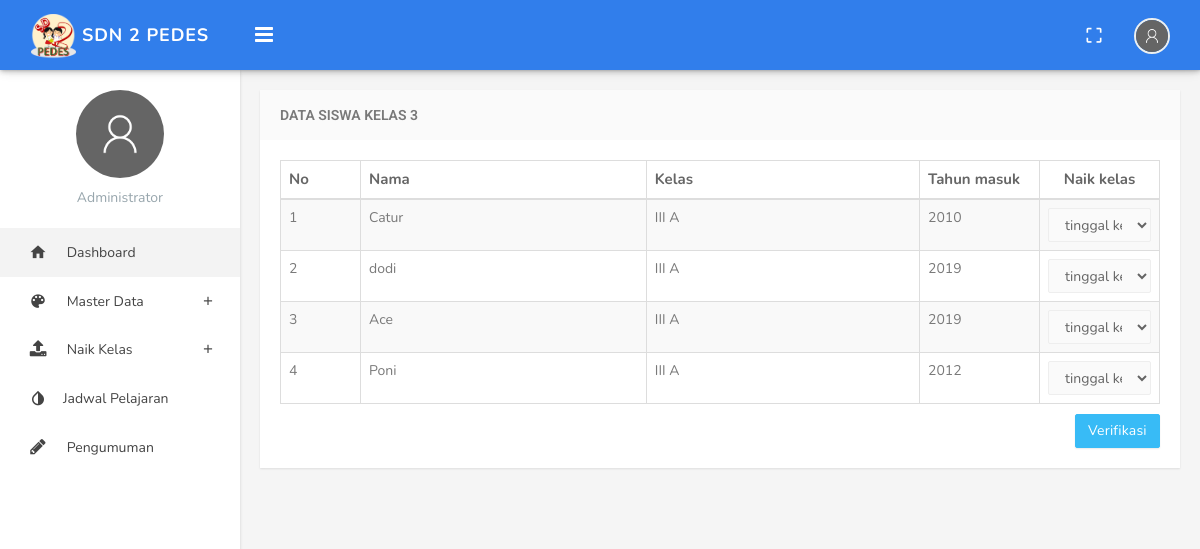
The page /index.php/admin/naikkelas/kelas3 on the database as committed earlier.
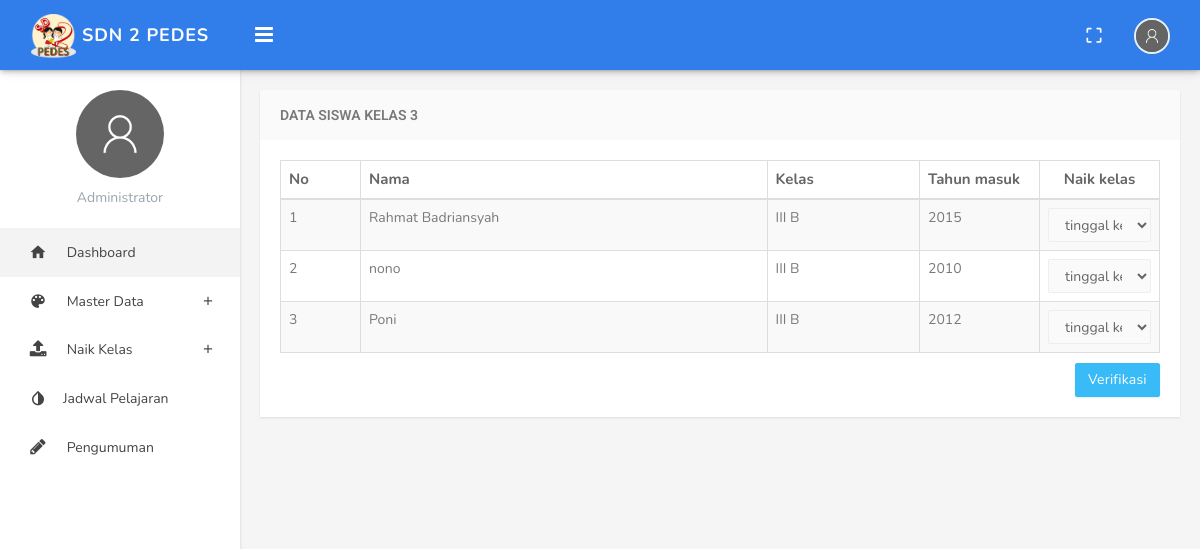
The same page on the database as committed later.
### tables this page shows
CREATE TABLE `siswa` (
  `nis` varchar(15) NOT NULL,
  `nama` varchar(30) NOT NULL,
  `jk` enum('L','P') NOT NULL,
  `ttl` varchar(30) NOT NULL,
  `id_kelas` int(5) NOT NULL,
  `th_masuk` varchar(15) NOT NULL,
  `nope` varchar(15) NOT NULL,
  `alamat` varchar(50) NOT NULL
);

CREATE TABLE `ruang_kelas` (
  `id` int(5) NOT NULL,
  `nama_ruangan` varchar(6) NOT NULL,
  `jumlah_siswa` int(2) NOT NULL,
  `status` int(11) NOT NULL
);

### application/controllers/admin/Naikkelas.php (called while the page is built, shortened)
<?php
class Naikkelas extends CI_Controller
{
    public function kelas3()
	{
        $data['siswa']= $this->db->select('siswa.*, ruang_kelas.nama_ruangan as kelas')->from('siswa')->join('ruang_kelas','ruang_kelas.id=siswa.id_kelas')->where('ruang_kelas.status',3)->get()->result();
        $stat = $this->db->select('status')->from('ruang_kelas')->where('ruang_kelas.id',5)->get()->row();
        $id = $stat->status;
        $data['naik']= $this->db->select('*')->from('ruang_kelas')->where('ruang_kelas.status',$id+1)->get()->result();
        $this->load->view('admin/naikkelas/kelas3',$data);
    }
}

### index.php (called while the page is built, shortened)
<?php
require_once BASEPATH.'core/CodeIgniter.php';

### application/views/admin/naikkelas/kelas3.php (the view, shortened to what this page needs)
<!DOCTYPE html>
<html>
<head>
</head>
<body class="fixed-left">
    <div id="wrapper">
        <div class="content-page">
			<div class="content">
				<div class="container">
					<div class="row">
						<div class="col-md-12">
							<div class="panel panel-default">
								<div class="panel-heading">
									<h3 class="panel-title">Data Siswa Kelas 3</h3>
								</div>
								<div class="panel-body">
									<form action="<?= base_url()."admin/naikkelas/simpan" ?>" method="POST">
										<table width="100%" class="table table-striped table-bordered" id="tabeldata">
											<thead>
												<tr>
													<th width="80">No</th>
													<th >Nama</th>
													<th>Kelas</th>
													<th width="120">Tahun masuk</th>
													<th width="120"><center>Naik kelas</center></th>
												</tr>
											</thead>
											<tbody>
											<?php $no = 1; ?>
												<?php foreach($siswa as $sw) : ?>
													<tr class="gradeX">
														<td><?= $no++;?> </td>
														<td><?= $sw->nama; ?></td>
														<td><?= $sw->kelas; ?></td>
														<td><?= $sw->th_masuk; ?></td>
														<td >
														<select name="kelas[]" class="form-control">
														<option value="<?= $sw->id_kelas; ?>">tinggal kelas</option>
														</select></td>
													</tr>
												<?php endforeach; ?>
											</tbody>
										</table>
										<button type="submit" class="btn btn-info waves-effect waves-light pull-right">Verifikasi</button>
									</form>
								</div>
							</div>
						</div>
						</div>
					</div>
				</div>
			</div>
		</div>
</body>
</html>

Rows that differ between the two databases and show on the page:
no longer on this page (row edited): siswa: nama "Catur", ruang_kelas.nama_ruangan "III A", th_masuk "2010"
removed siswa: nama "dodi", ruang_kelas.nama_ruangan "III A", th_masuk "2019"
removed siswa: nama "Ace", ruang_kelas.nama_ruangan "III A", th_masuk "2019"
added siswa: nama "Rahmat Badriansyah", ruang_kelas.nama_ruangan "III B", th_masuk "2015"
now on this page (row edited): siswa: nama "nono", ruang_kelas.nama_ruangan "III B", th_masuk "2010"
changed siswa "Poni": ruang_kelas.nama_ruangan "III A" → "III B"
